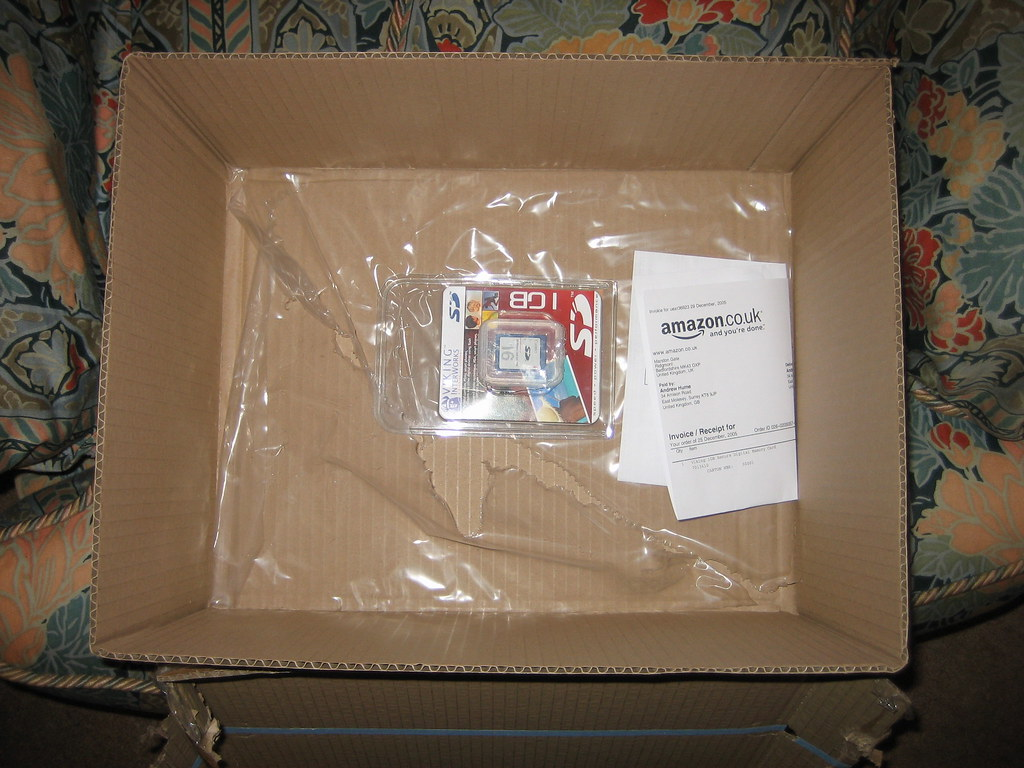
#> input picture opencv_attempts/images/11.jpg, 1024 x 768 px, given in place of 11.jpg.jpg, which was not available
$ python countours.py images/11.jpg
#> lines starting #> are read from the running program, lines starting #| are printed output that depends on the picture; after the words box and inside, x2 and y2 are one past the last pixel; in counts of white or black regions, pixels touching at a corner belong together; pictures that were not available may be replaced by others from this repository, and a replacement may not be noted
import numpy as np
import cv2
import matplotlib.pyplot as plt
import sys
import random

path = 'images/'
inf_addr = 'box_1'
print(sys.argv)
addr = (path+inf_addr+'.jpg') if len(sys.argv) < 2 else (path + sys.argv[1]+'.jpg')

img = cv2.imread(addr)
#> img is the input picture: shape (768, 1024, 3); mean B, G, R 81.4, 99.2, 116.8
img_gray = cv2.cvtColor(img, cv2.COLOR_BGR2GRAY)
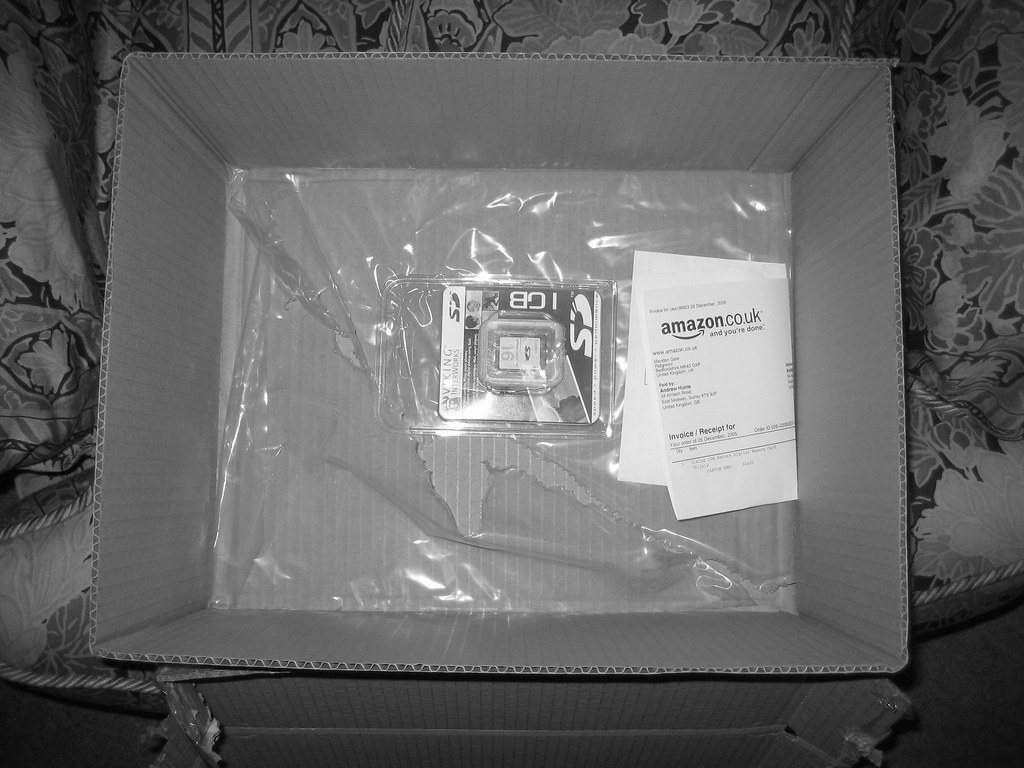
#> img_gray: shape (768, 1024); min 0, max 255, mean 102.5
img_gray = cv2.GaussianBlur(img_gray, (7, 7), 3)
canvas = np.zeros(img.shape)

canny_edges = cv2.Canny(img_gray, 1, 100)
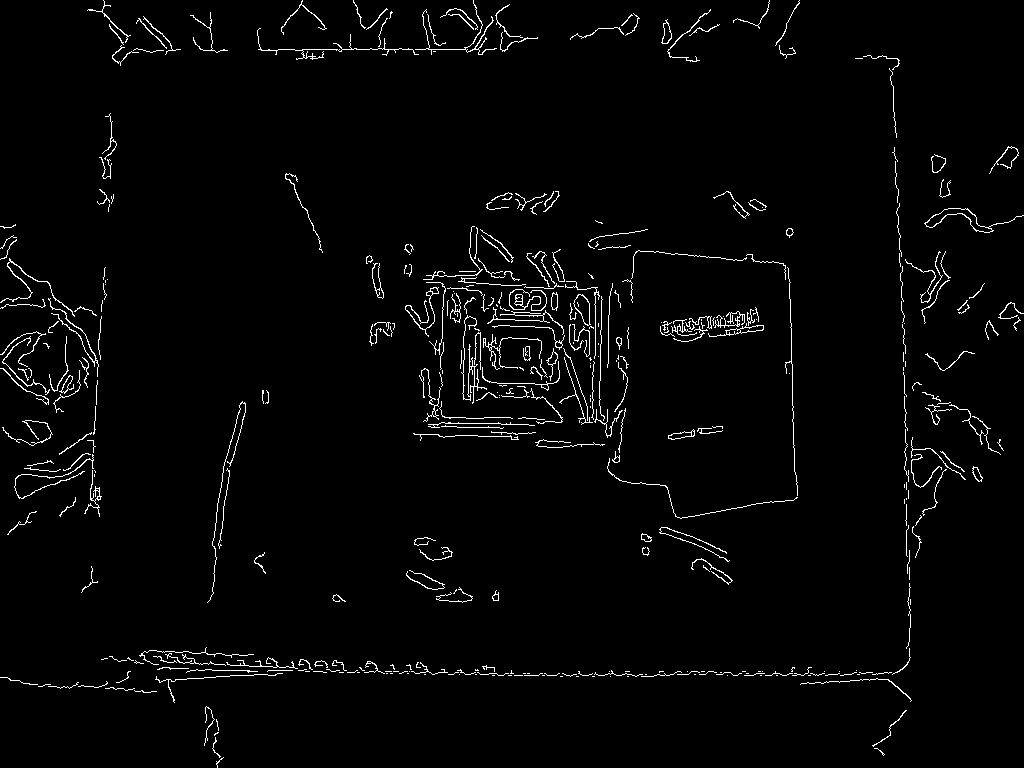
#> canny_edges: shape (768, 1024); 2.3% white in thin lines or dots
# canny_edges = cv2.dilate(canny_edges, None, iterations=2)
# canny_edges = cv2.erode(canny_edges, None, iterations=2)

canny_contours, hierarchy = cv2.findContours(canny_edges, cv2.RETR_TREE, cv2.CHAIN_APPROX_NONE)
#> canny_contours = 450 contours, 373 with area under 20; largest, box (x1, y1, x2, y2) and area: (924, 208, 1024, 233) 488, (925, 208, 993, 233) 448, (573, 294, 591, 326) 300, (573, 294, 590, 326) 282, (708, 323, 764, 337) 174

# cv2.drawContours(canvas, canny_contours, -1, (255, 255, 255), 2)


cntsSorted = sorted(
    canny_contours, key=lambda x: cv2.contourArea(x), reverse=True)
#> cntsSorted has the same summary as canny_contours
# cntsSorted = sorted(cnts, key=lambda x: cv2.arcLength(x, True), reverse=True)
cnt_max = cv2.contourArea(cntsSorted[0])
#> cnt_max = 488
""" DRAW CONTOUR IMAGE """
for i, c in enumerate(cntsSorted):
    if 0 < cv2.contourArea(c) <= cnt_max:
        color = random.randint(1, 1000) % 255
        cv2.drawContours(canvas, cntsSorted[i], -1, (color, color, color), 1)
        print("Color:", color, "Area:", cv2.contourArea(c))
        cv2.waitKey(200)
        cv2.imshow('CannyCanvas', canvas)
#> this loop made 450 passes
#> color on passes 1 to 12: 100, 140, 12, 147, 176, 42, 11, 224, 14, 243, 160, 176
#| Color: 100 Area: 488.0
#| Color: 140 Area: 448.0
#| Color: 12 Area: 299.5
#| Color: 147 Area: 281.5
#| Color: 176 Area: 174.0
#| Color: 42 Area: 132.0
#| Color: 11 Area: 125.0
#| Color: 224 Area: 121.0
#> (further printed lines are left out)
#> pass 1, `cv2.imshow('CannyCanvas', canvas)`:
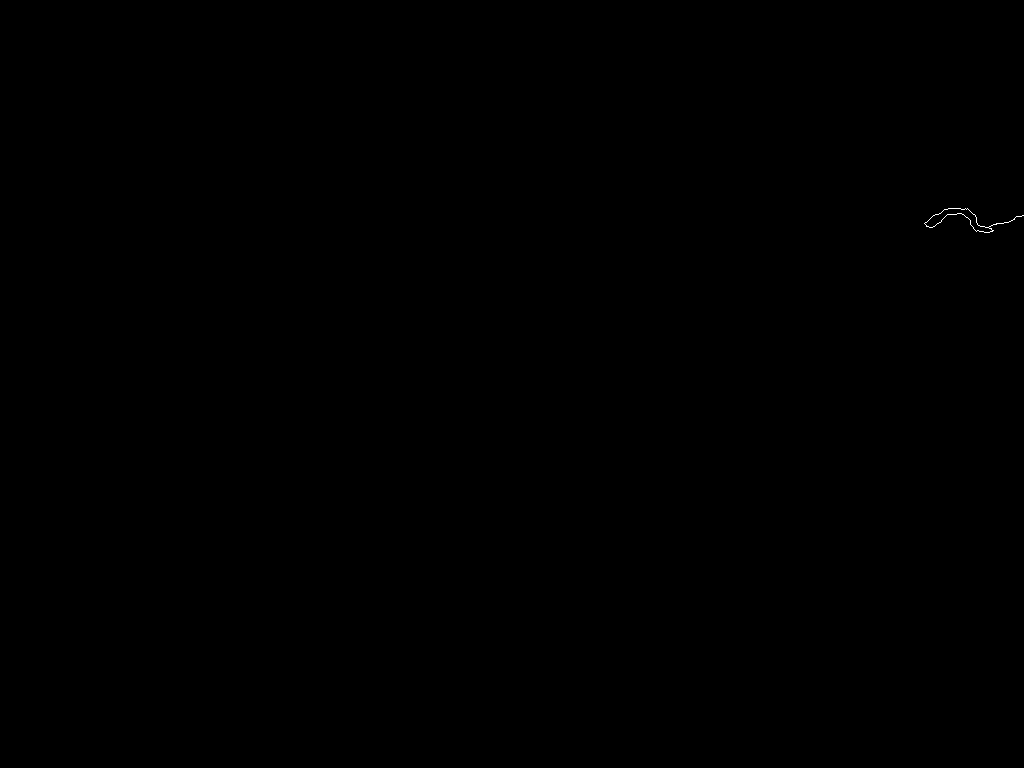
#> window 'CannyCanvas': shape (768, 1024, 3); 0.02% white in thin lines or dots, all inside (x1, y1, x2, y2) = (924, 208, 1024, 233)
#> after the loop:
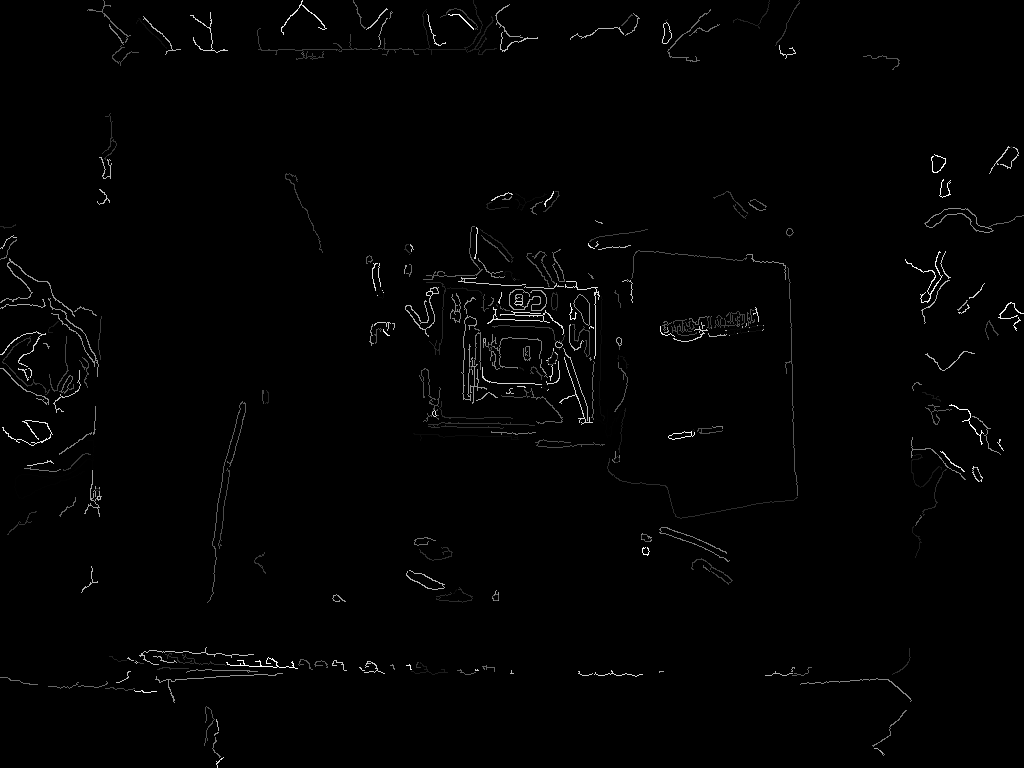
#> canvas: shape (768, 1024, 3) float64; min 0, max 251, mean 2.5

# cv2.drawContours(img, contours, 5, (0,255,0), 3)

cv2.imshow('',img)
# cv2.imshow('CannyEdges', canny_edges)
cv2.waitKey(0)
cv2.destroyAllWindows()

$ run again, on opencv_attempts/images/13.jpg
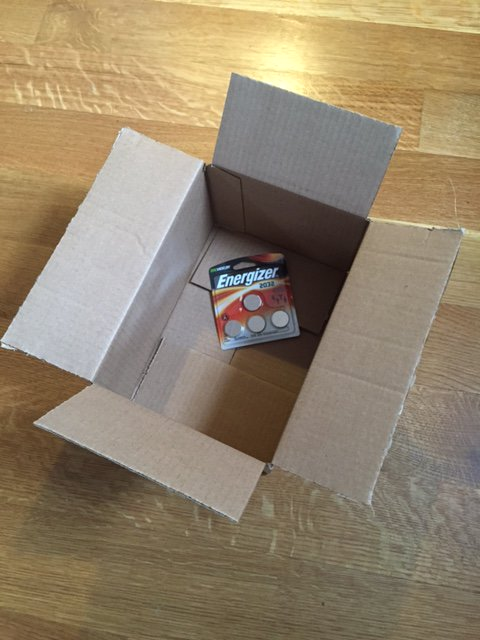
#> input picture opencv_attempts/images/13.jpg, 480 x 640 px, given in place of 13.jpg.jpg, which was not available
#> img is the input picture: shape (640, 480, 3); mean B, G, R 107.7, 131.2, 146.5
#> `img_gray = cv2.cvtColor(img, cv2.COLOR_BGR2GRAY)`:
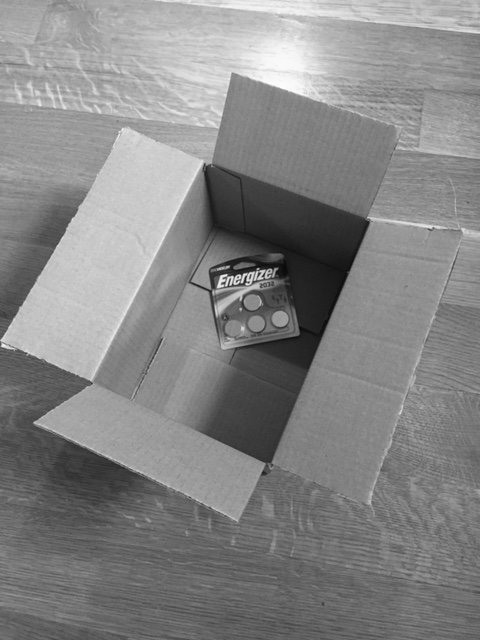
#> img_gray: shape (640, 480); min 5, max 253, mean 133.1
#> `canny_edges = cv2.Canny(img_gray, 1, 100)`:
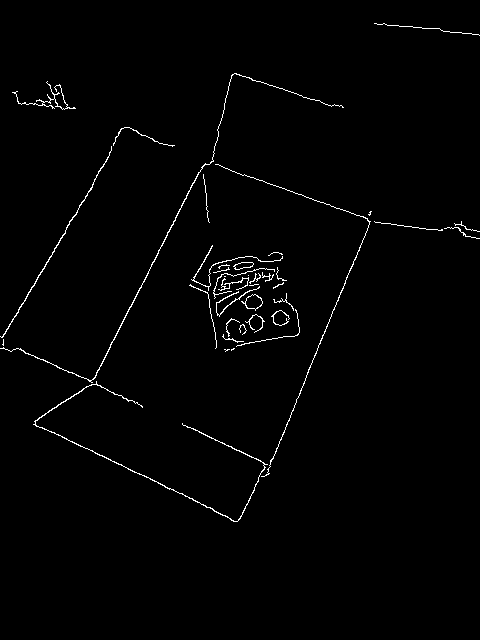
#> canny_edges: shape (640, 480); 1.3% white in thin lines or dots, all inside (x1, y1, x2, y2) = (0, 23, 480, 522)
#> canny_contours = 41 contours, 30 with area under 20; largest, box (x1, y1, x2, y2) and area: (241, 294, 263, 311) 190, (245, 294, 263, 310) 178, (33, 381, 268, 522) 165, (0, 73, 344, 383) 130, (0, 146, 112, 338) 96
#> cntsSorted has the same summary as canny_contours
#> cnt_max = 190
#> the loop `for i, c in enumerate(cntsSorted):` made 41 passes
#> color on passes 1 to 8: 100, 140, 12, 147, 176, 42, 11, 224
#> (printed output is left out)
